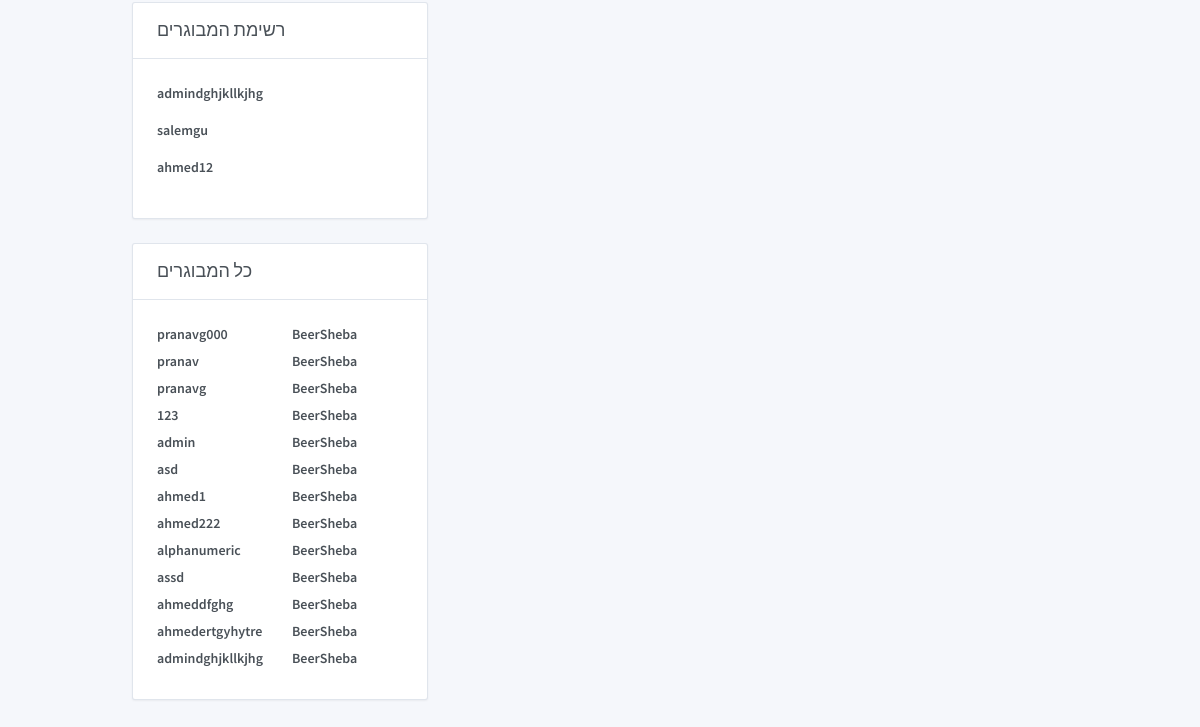
The app's page /profile/ahmed/ (signed in, lower part), older data.
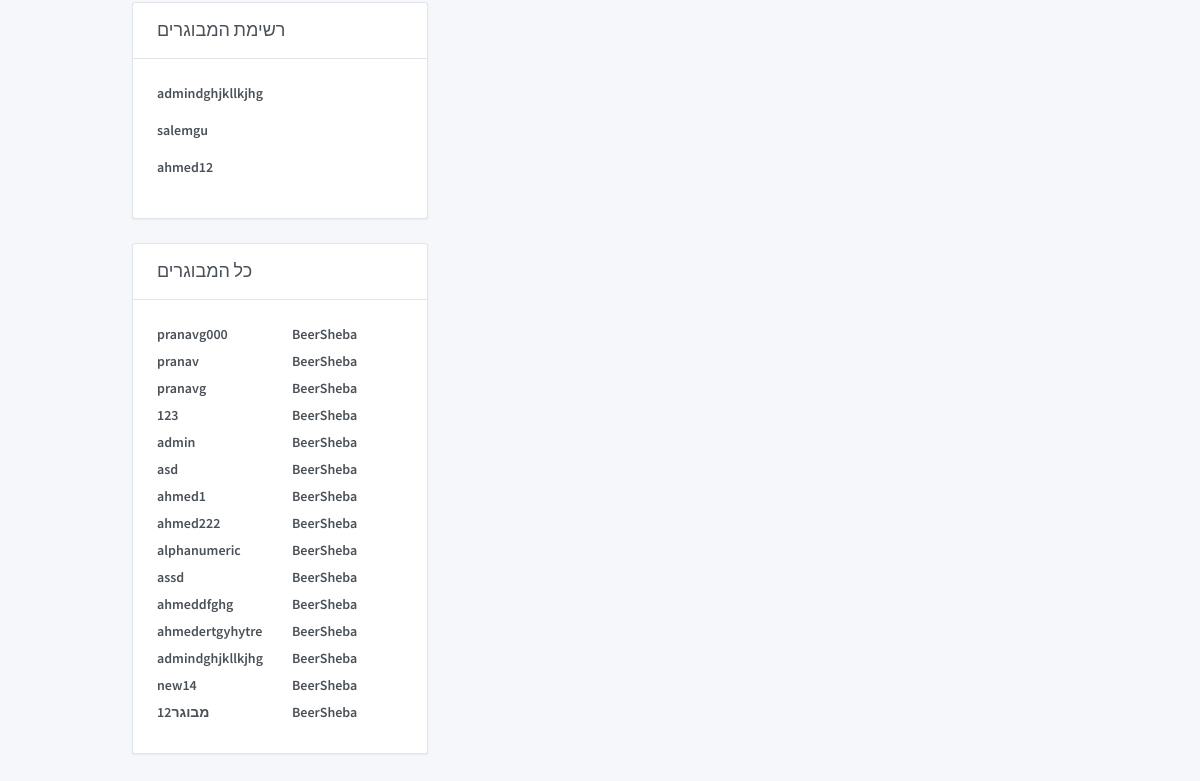
The same page, newer data.
### core/models.py (models this page shows, shortened)
class Follower(models.Model):
    user = models.ForeignKey(User, on_delete=models.CASCADE, null=True)
    follower_user = models.CharField(max_length=100, null=True)

class Profile(models.Model):
    user = models.OneToOneField(User, on_delete=models.CASCADE)
    profile_photo = models.FileField(default='default.jpg', upload_to='profile_photos')
    status_info = models.CharField(max_length=10, choices=Status_Info_CHOICES, default='זמין')
    is_volunteer = models.BooleanField(default=False)
    phone_regex = RegexValidator(regex=r'^\+?1?\d{9,10}$',
                                 message="Phone number must be entered in the format: '+0000000000'")
    phone_number = models.CharField(validators=[phone_regex], max_length=10, blank=True)
    gender = models.CharField(max_length=10, choices=GENDER_CHOICES, default='Male')
    address = models.CharField(max_length=40, choices=ADDRESS_CHOICES, default='BeerSheba')
    rating = models.CharField(max_length=10, choices=Rating_CHOICES, default='good')

### core/views.py (the view)
# urls.py: url(r'^profile/(?P<username>\w+)/$', user_views.profile, name='profile'),
@login_required
def profile(request, username):
    if request.method == 'POST':
        u_form = UpdateUserForm(request.POST, instance=request.user)
        p_form = UpdateProfileForm(request.POST, request.FILES, instance=request.user.profile)
        if u_form.is_valid() and p_form.is_valid():
            u_form.save()
            p_form.save()
            messages.success(request, f'Your Profile has been updated!')
            url = reverse('profile', kwargs={'username': username})
            return redirect(url)
    else:
        if username == request.user.username or 'admin' == request.user.username:
            u_form = UpdateUserForm(instance=request.user)
            p_form = UpdateProfileForm(instance=request.user.profile)
            post_form = CreatePost()
            person = User.objects.get(username=username)
            context = {
                'u_form': u_form,
                'p_form': p_form,
                'post_form': post_form,
                'person': person,
            }
        else:
            person = User.objects.get(username=username)
            already_a_follower = 0
            for followers in person.follower_set.all():
                if followers.follower_user == request.user.username:
                    already_a_follower = 1
                    break;
            if already_a_follower == 1:
                context = {
                    'person': person,
                }
            else:
                context = {
                    'person': person,
                    'f': 1,
                }
        comment_form = CreateComment()
        context.update({'comment_form': comment_form})
        context.update({'all_volunteers': get_all_volunteers()})
        context.update({'all_elderly': get_all_elderly()})
        context.update({'available_volunteers': get_all_available_volunteers(request)})
    return render(request, 'core/profile.html', context)

### core/views.py (called while the page is built)
def get_all_volunteers():
    result = list()
    users_list = Profile.objects.all()
    for user_item in users_list:
        if getattr(user_item, "is_volunteer"):
            result.append(user_item)
    return result

def get_all_available_volunteers(request):
    context = {}
    context.update({'all_volunteers': get_all_volunteers()})
    return render(request, 'core/available_profiles.html', context)

def get_all_elderly():
    result = list()
    users_list = Profile.objects.all()
    for user_item in users_list:
        if not getattr(user_item, "is_volunteer"):
            result.append(user_item)
    return result

### core/templates/core/available_profiles.html (shortened to what this page needs)
{%load static %}
{% load crispy_forms_tags %}

### core/templates/core/profile.html (shortened to what this page needs)
{%load static %}
{% load crispy_forms_tags %}
<!doctype html>
<html dir="ltr" lang="en">
<head>
    <link href="https://maxcdn.bootstrapcdn.com/font-awesome/4.7.0/css/font-awesome.min.css" rel="stylesheet">
    <link href="{%static 'core/dashboard.css'%}" rel="stylesheet"/>
</head>
<body>
<div class="page">
    <div class="page-main">
        <div class="my-3 my-md-5">
            <div class="container">
                <div class="row">
                    <div class="col-lg-4">
                        {% if person.profile.is_volunteer %}
                        <div class="card">
                            <div class="card-header">
                                <h3 class="card-title">רשימת המבוגרים </h3>
                            </div>
                            <div class="card-body">
                                {%for followers in person.follower_set.all%}
                                <div class="row">
                                    <div class="col">
                                        <div class="form-group">
                                            <a class="text-default"
                                               href="{%url 'profile' followers.follower_user%}"><label
                                                    class="form-label">{{followers.follower_user}}</label></a>
                                        </div>
                                    </div>
                                </div>
                                {%endfor%}
                            </div>
                        </div>
                        <div class="card">
                            <div class="card-header">
                                <h3 class="card-title">כל המבוגרים</h3>
                            </div>
                            <div class="card-body">
                                {%for elderly in all_elderly%}
                                <div class="row">
                                    <div class="col">
                                        <a class="text-default"
                                           href="{%url 'profile' elderly.user.username%}"><label
                                                class="form-label">{{elderly.user.username}}</label></a>
                                    </div>
                                    <div class="col">
                                        <a class="text-default"><label
                                                class="form-label">{{elderly.address}}</label></a>
                                    </div>
                                </div>
                                {%endfor%}
                            </div>
                        </div>
                        {% endif %}
                    </div>
                    <div class="col-lg-8">
                    </div>
                </div>
            </div>
        </div>
    </div>
</div>
</body>
</html>

Row changes from the older to the newer data that the page shows:
added Profile: user.username "new14", address "BeerSheba"
added Profile: user.username "מבוגר12", address "BeerSheba"
